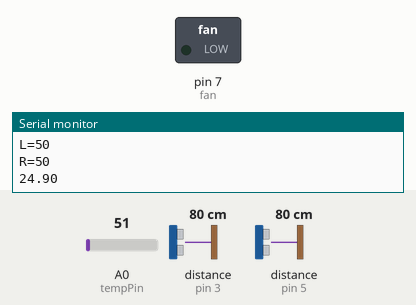
This sketch was run on a simulated Arduino Uno, built with avr-gcc and run on an emulated ATmega328P. Parts: switched loads named in the sketch (green lamp = pin HIGH), the last lines printed to the serial monitor. Wiring (inferred from the names in the program): 2 × ultrasonic range finder: trigger pin 2, echo pin 3 / trigger pin 4, echo pin 5. The inputs (shaded band) are chosen by the test bench; at power-on: A0 (tempPin) = 51, distance to the obstacle (sensors on pin 3, pin 5) 80 cm. The echo pulse lasts 58.3 µs per cm; pins used as bus, display or sensor lines are not drawn.

Above: at 1.2 s.
1.3 s: A0 (tempPin) set to 81
4.6 s: A0 (tempPin) set to 94
At 6.6 s:
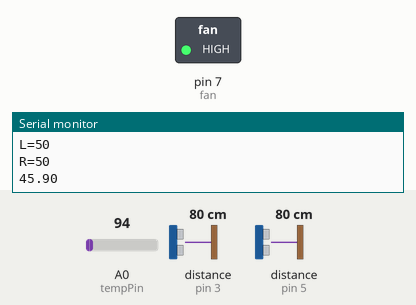
10.1 s: distance to the obstacle (sensor on pin 3) set to 12 cm
11.6 s: distance to the obstacle (sensor on pin 3) set to 9 cm
Timing chart, 0 to 14.6 s (numbered marks = the images above; inputs shaded):
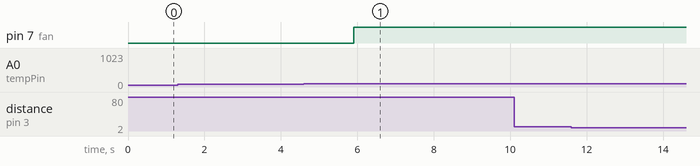

Measured:
- the behaviour switches between 86 and 87 on A0 (tempPin) (found by bisection; images 0 and 1)
- after the input at 4.6 s, pin 7 (fan): LOW → HIGH after 1.3 s

The sketch:

sketch_dec12a.ino
```cpp
const int trigger1 = 2; // pin senzor 1
const int echo1 = 3; // pin echo senzor 1
const int trigger2 = 4; // pin senzor 2
const int echo2 = 5;// pin  echo senzor 2

long durata;
int distanta;
int distanta_stanga;
int distanta_dreapta;

float temp;

int tempPin = A0; //pinul pentru senzor temperatura

int tempMin = 20; // intervale de temperatura

int tempMax = 70;

int fan = 7; //pinul pentru motor

int fanSpeed = 0;

void setup() {
Serial.begin(9600);

pinMode(trigger1, OUTPUT);
pinMode(echo1, INPUT);
pinMode(fan, OUTPUT);

pinMode(tempPin, INPUT);
pinMode(trigger2, OUTPUT);
pinMode(echo2, INPUT);
}


void calculate_distance(int trigger, int echo)//Calculare distante
{

digitalWrite(trigger, LOW);
delayMicroseconds(2);
digitalWrite(trigger, HIGH);
delayMicroseconds(10);
digitalWrite(trigger, LOW);

durata = pulseIn(echo, HIGH);// Calculare durata puls pe pin echo
distanta= durata*0.034/2;//formula pentru calcularea distantei in centimetri

if (distanta>50)
    distanta = 50;
}

void loop() { //infinite loopy
calculate_distance(trigger1,echo1);
distanta_stanga =distanta; //distanta primul senzor


calculate_distance(trigger2,echo2);
distanta_dreapta =distanta; //distanta senzor 2

Serial.print("L=");
Serial.println(distanta_stanga);
Serial.print("R=");
Serial.println(distanta_dreapta);

if ((distanta_stanga >20 && distanta_dreapta>20) && (distanta_stanga <30 && distanta_dreapta<30)) //Detectare ambele maini pause
{Serial.println("Play/Pause"); delay (500);}

calculate_distance(trigger1,echo1);
distanta_stanga =distanta;

calculate_distance(trigger2,echo2);
distanta_dreapta =distanta;


// Moduri de control
//Control senzor 1
if (distanta_stanga>=13 && distanta_stanga<=17)
{
  delay(100); //Hand Hold Time
  calculate_distance(trigger1,echo1);
  distanta_stanga =distanta;
  if (distanta_stanga>=13 && distanta_stanga<=17)
  {
    Serial.println("Left Locked");
    while(distanta_stanga<=40)
    {
      calculate_distance(trigger1,echo1);
      distanta_stanga =distanta;
      if (distanta_stanga<10) // Detectare mana
      {Serial.println ("Vup"); delay (300);}
      if (distanta_stanga>20) //Mana in afara intervalului
      {Serial.println ("Vdown"); delay (300);}
    }
  }
}

//Control senzor 2
if (distanta_dreapta>=13 && distanta_dreapta<=17)
{
      delay(100); //Hand Hold Time
      calculate_distance(trigger2,echo2);
      distanta_dreapta =distanta;
      if (distanta_dreapta>=13 && distanta_dreapta<=17)
      {
        Serial.println("Right Locked");
        while(distanta_dreapta<=40)
        {
          calculate_distance(trigger2,echo2);
          distanta_dreapta =distanta;
          if (distanta_dreapta<10) //Detectare mana
             {Serial.println ("Rewind"); delay (300);}
          if (distanta_dreapta>20) //Mana in afara valorilor
          {
            Serial.println ("Forward"); delay (300);
          }
       }
     }
}


temp = analogRead(tempPin);

temp = (temp *5.0*100.0)/1024.0; //Temperatura in celsius

Serial.println(temp);

delay(1000);

if(temp < tempMin) {

fanSpeed = 0;

digitalWrite(fan, LOW);

}

if((temp >= tempMin) && (temp <= tempMax))
{

fanSpeed = map(temp, tempMin, tempMax, 32, 255);

analogWrite(fan, fanSpeed);

}

delay(200);
}
```
